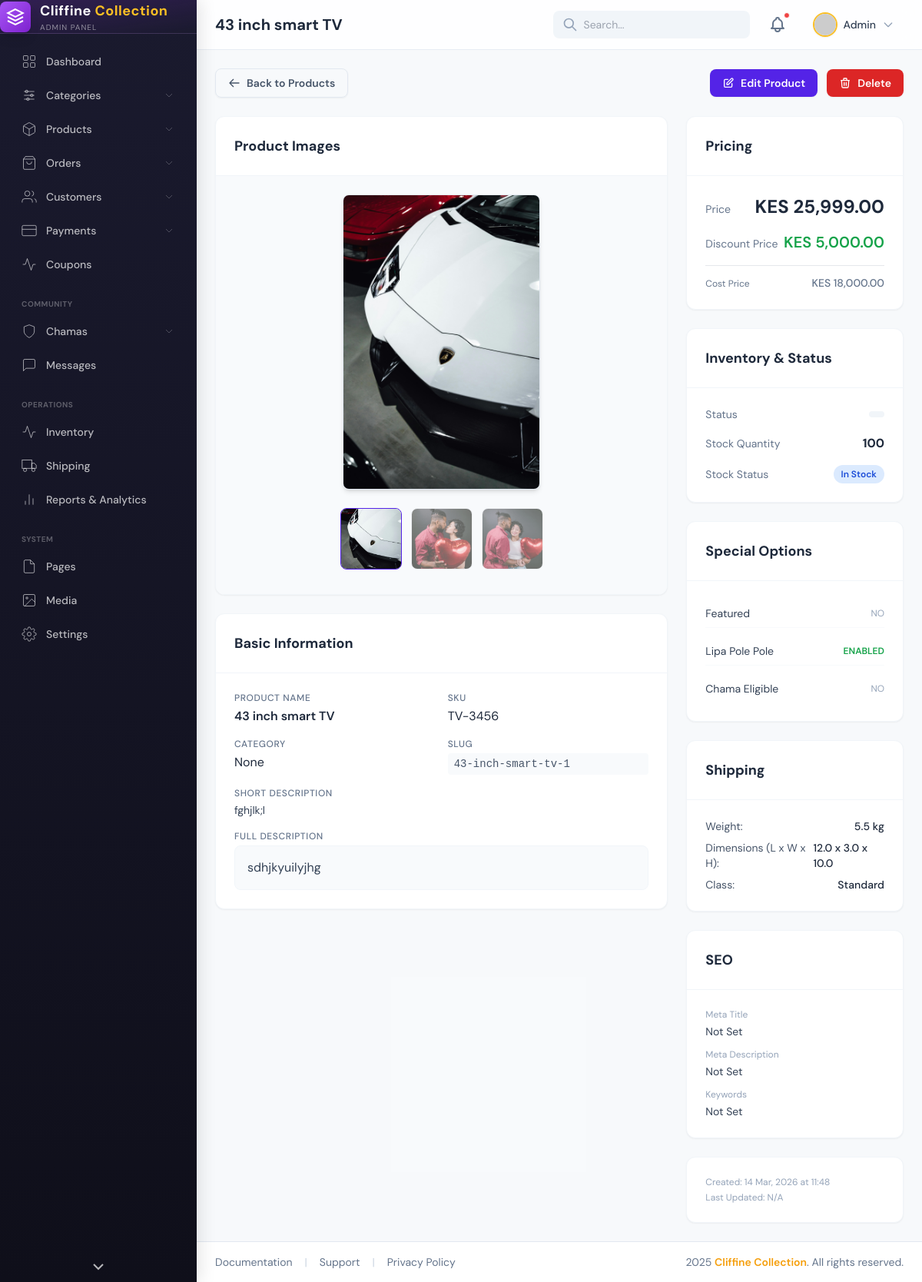
The page /admin/products/8/view on the database its author committed.
### app/models.py (models this page shows)
class Product(db.Model):
    __tablename__ = "products"
    id = db.Column(db.Integer, primary_key=True)
    name = db.Column(db.String(200), nullable=False)
    slug = db.Column(db.String(200), unique=True)
    short_description = db.Column(db.String(500))
    description = db.Column(db.Text)
    price = db.Column(db.Float, nullable=False)
    discount_price = db.Column(db.Float)
    cost_price = db.Column(db.Float)
    sku = db.Column(db.String(100))
    brand = db.Column(db.String(100))
    category_id = db.Column(db.Integer, db.ForeignKey("categories.id"))
    stock = db.Column(db.Integer, default=0)
    low_stock = db.Column(db.Integer)
    stock_status = db.Column(db.String(50), default="in_stock")
    is_featured = db.Column(db.Boolean, default=False)
    is_trending = db.Column(db.Boolean, default=False)
    allow_reviews = db.Column(db.Boolean, default=True)
    lipa_pole_pole = db.Column(db.Boolean, default=False)
    chama_eligible = db.Column(db.Boolean, default=False)
    weight = db.Column(db.Float)
    length = db.Column(db.Float)
    width = db.Column(db.Float)
    height = db.Column(db.Float)
    shipping_class = db.Column(db.String(50))
    meta_title = db.Column(db.String(255))
    meta_description = db.Column(db.Text)
    meta_keywords = db.Column(db.String(255))
    is_active = db.Column(db.Boolean, default=True)
    created_at = db.Column(db.DateTime, default=datetime.utcnow)
    updated_at = db.Column(db.DateTime, default=datetime.utcnow, onupdate=datetime.utcnow)
    images = db.relationship("ProductImage", backref="product", lazy=True)
    reviews = db.relationship("Review", backref="product", lazy=True)

class ProductImage(db.Model):
    __tablename__ = "product_images"
    id = db.Column(db.Integer, primary_key=True)
    product_id = db.Column(db.Integer, db.ForeignKey("products.id"))
    image_url = db.Column(db.String(255), nullable=False)
    is_main = db.Column(db.Boolean, default=False)
    created_at = db.Column(db.DateTime, default=datetime.utcnow)

### app/admin/routes.py (the view)
@admin_bp.route("/products/<int:product_id>/view")
def view_product(product_id):
    product = Product.query.get_or_404(product_id)
    return render_template("admin/products/view_product.html", product=product)

### app/templates/admin/products/view_product.html (shortened to what this page needs)
{% extends "admin/admin_base.html" %}
{% block page_title %}{{ product.name }}{% endblock %}
{% block content %}
    <div class="flex flex-wrap justify-between items-center gap-3 mb-6">
        <a href="{{ url_for('admin.all_products') }}" class="inline-flex items-center gap-2 px-4 py-2 border border-slate-200 text-slate-600 font-semibold rounded-lg hover:bg-slate-50 transition-colors text-sm shadow-sm">
            <svg class="w-4 h-4" fill="none" stroke="currentColor" viewBox="0 0 24 24"><path stroke-linecap="round" stroke-linejoin="round" stroke-width="2" d="M10 19l-7-7m0 0l7-7m-7 7h18"></path></svg>
            Back to Products
        </a>
        <div class="flex gap-3">
            <a href="{{ url_for('admin.edit_product', product_id=product.id) }}" class="inline-flex items-center gap-2 px-4 py-2 bg-primary text-white font-semibold rounded-lg hover:bg-primary-dark transition-colors text-sm shadow-sm">
                <svg class="w-4 h-4" fill="none" stroke="currentColor" viewBox="0 0 24 24"><path stroke-linecap="round" stroke-linejoin="round" stroke-width="2" d="M11 5H6a2 2 0 00-2 2v11a2 2 0 002 2h11a2 2 0 002-2v-5m-1.414-9.414a2 2 0 112.828 2.828L11.828 15H9v-2.828l8.586-8.586z"></path></svg>
                Edit Product
            </a>
            <a href="{{ url_for('admin.delete_product', product_id=product.id) }}" onclick="return confirm('Are you sure you want to delete this product? This action cannot be undone.')" class="inline-flex items-center gap-2 px-4 py-2 bg-red-600 text-white font-semibold rounded-lg hover:bg-red-700 transition-colors text-sm shadow-sm">
                <svg class="w-4 h-4" fill="none" stroke="currentColor" viewBox="0 0 24 24"><path stroke-linecap="round" stroke-linejoin="round" stroke-width="2" d="M19 7l-.867 12.142A2 2 0 0116.138 21H7.862a2 2 0 01-1.995-1.858L5 7m5 4v6m4-6v6m1-10V4a1 1 0 00-1-1h-4a1 1 0 00-1 1v3M4 7h16"></path></svg>
                Delete
            </a>
        </div>
    </div>
    <div class="grid grid-cols-1 lg:grid-cols-3 gap-6">
        <div class="lg:col-span-2 space-y-6">
            <div class="bg-white rounded-xl shadow-sm border border-slate-100 overflow-hidden">
                <div class="p-6 border-b border-slate-100">
                    <h3 class="text-lg font-bold text-slate-800">Product Images</h3>
                </div>
                <div class="p-6 bg-slate-50">
                    {% if product.images and product.images|length > 0 %}
                        <div class="flex justify-center mb-4">
                            <img id="mainProductImage"
                                 src="{{ url_for('static', filename='uploads/' ~ product.images[0].image_url) }}"
                                 alt="{{ product.name }}"
                                 class="max-w-full max-h-96 object-contain rounded-lg shadow-md border border-slate-200 cursor-pointer"
                                 onclick="openLightbox(this.src)">
                        </div>
                        {% if product.images|length > 1 %}
                        <div class="flex justify-center gap-3 overflow-x-auto py-2">
                            {% for image in product.images %}
                            <img src="{{ url_for('static', filename='uploads/' ~ image.image_url) }}"
                                 alt="Thumbnail {{ loop.index }}"
                                 class="w-20 h-20 object-cover rounded-lg border cursor-pointer transition-all duration-200 thumbnail-img {% if loop.first %}active{% endif %}"
                                 onclick="changeMainImage(this, '{{ url_for('static', filename='uploads/' ~ image.image_url) }}')">
                            {% endfor %}
                        </div>
                        {% endif %}
                    {% else %}
                        <div class="w-full h-64 flex items-center justify-center bg-slate-100 rounded-lg text-slate-400">
                            <span>No Image Available</span>
                        </div>
                    {% endif %}
                </div>
            </div>
            <div class="bg-white rounded-xl shadow-sm border border-slate-100 overflow-hidden">
                <div class="p-6 border-b border-slate-100">
                    <h3 class="text-lg font-bold text-slate-800">Basic Information</h3>
                </div>
                <div class="p-6 space-y-4">
                    <div class="grid grid-cols-1 md:grid-cols-2 gap-4">
                        <div>
                            <label class="block text-xs font-medium text-slate-500 uppercase tracking-wider mb-1">Product Name</label>
                            <p class="text-slate-800 font-semibold">{{ product.name }}</p>
                        </div>
                        <div>
                            <label class="block text-xs font-medium text-slate-500 uppercase tracking-wider mb-1">SKU</label>
                            <p class="text-slate-800">{{ product.sku or 'N/A' }}</p>
                        </div>
                    </div>
                    <div class="grid grid-cols-1 md:grid-cols-2 gap-4">
                        <div>
                            <label class="block text-xs font-medium text-slate-500 uppercase tracking-wider mb-1">Category</label>
                            <p class="text-slate-800">{{ product.category }}</p>
                        </div>
                        <div>
                            <label class="block text-xs font-medium text-slate-500 uppercase tracking-wider mb-1">Slug</label>
                            <p class="text-slate-600 text-sm font-mono bg-slate-50 px-2 py-1 rounded">{{ product.slug }}</p>
                        </div>
                    </div>
                    <div>
                        <label class="block text-xs font-medium text-slate-500 uppercase tracking-wider mb-1">Short Description</label>
                        <p class="text-slate-700 text-sm">{{ product.short_description or 'No short description provided.' }}</p>
                    </div>
                    <div>
                        <label class="block text-xs font-medium text-slate-500 uppercase tracking-wider mb-1">Full Description</label>
                        <div class="prose prose-sm max-w-none text-slate-700 bg-slate-50 p-4 rounded-lg border border-slate-100">
                            {{ product.description | safe if product.description else 'No detailed description provided.' }}
                        </div>
                    </div>
                </div>
            </div>
        </div>
        <div class="lg:col-span-1 space-y-6">
            <div class="bg-white rounded-xl shadow-sm border border-slate-100 overflow-hidden">
                <div class="p-6 border-b border-slate-100">
                    <h3 class="text-lg font-bold text-slate-800">Pricing</h3>
                </div>
                <div class="p-6 space-y-4">
                    <div class="flex justify-between items-baseline">
                        <span class="text-sm text-slate-500">Price</span>
                        <span class="text-2xl font-bold text-slate-800">KES {{ "{:,.2f}".format(product.price) }}</span>
                    </div>
                    {% if product.discount_price %}
                    <div class="flex justify-between items-baseline text-green-600">
                        <span class="text-sm text-slate-500">Discount Price</span>
                        <span class="text-xl font-semibold">KES {{ "{:,.2f}".format(product.discount_price) }}</span>
                    </div>
                    {% endif %}
                    {% if product.cost_price %}
                    <div class="flex justify-between items-baseline text-slate-500 border-t pt-3 mt-3">
                        <span class="text-xs">Cost Price</span>
                        <span class="text-sm font-medium">KES {{ "{:,.2f}".format(product.cost_price) }}</span>
                    </div>
                    {% endif %}
                </div>
            </div>
            <div class="bg-white rounded-xl shadow-sm border border-slate-100 overflow-hidden">
                <div class="p-6 border-b border-slate-100">
                    <h3 class="text-lg font-bold text-slate-800">Inventory & Status</h3>
                </div>
                <div class="p-6 space-y-4">
                    <div class="flex justify-between items-center">
                        <span class="text-sm text-slate-500">Status</span>
                        <span class="px-2.5 py-1 rounded-full text-xs font-semibold
                            {% if product.status == 'Published' %}bg-green-100 text-green-700{% elif product.status == 'Draft' %}bg-yellow-100 text-yellow-700{% else %}bg-slate-100 text-slate-600{% endif %}">
                        </span>
                    </div>
                    <div class="flex justify-between items-center">
                        <span class="text-sm text-slate-500">Stock Quantity</span>
                        <span class="font-bold text-slate-800">{{ product.stock }}</span>
                    </div>
                    <div class="flex justify-between items-center">
                        <span class="text-sm text-slate-500">Stock Status</span>
                        <span class="px-2.5 py-1 rounded-full text-xs font-semibold
                            {% if product.stock_status == 'In Stock' %}bg-blue-100 text-blue-700{% elif product.stock_status == 'Out of Stock' %}bg-red-100 text-red-700{% else %}bg-orange-100 text-orange-700{% endif %}">
                            {{ product.stock_status }}
                        </span>
                    </div>
                </div>
            </div>
            <div class="bg-white rounded-xl shadow-sm border border-slate-100 overflow-hidden">
                <div class="p-6 border-b border-slate-100">
                    <h3 class="text-lg font-bold text-slate-800">Special Options</h3>
                </div>
                <div class="p-6 space-y-3">
                    <div class="flex justify-between items-center py-2 border-b border-slate-50">
                        <span class="text-sm text-slate-700">Featured</span>
                        {% if product.featured %}
                        <span class="text-green-600 font-semibold text-xs uppercase">Yes</span>
                        {% else %}
                        <span class="text-slate-400 text-xs uppercase">No</span>
                        {% endif %}
                    </div>
                    <div class="flex justify-between items-center py-2 border-b border-slate-50">
                        <span class="text-sm text-slate-700">Lipa Pole Pole</span>
                        {% if product.lipa_pole_pole %}
                        <span class="text-green-600 font-semibold text-xs uppercase">Enabled</span>
                        {% else %}
                        <span class="text-slate-400 text-xs uppercase">Disabled</span>
                        {% endif %}
                    </div>
                    <div class="flex justify-between items-center py-2">
                        <span class="text-sm text-slate-700">Chama Eligible</span>
                        {% if product.chama_eligible %}
                        <span class="text-green-600 font-semibold text-xs uppercase">Yes</span>
                        {% else %}
                        <span class="text-slate-400 text-xs uppercase">No</span>
                        {% endif %}
                    </div>
                </div>
            </div>
            <div class="bg-white rounded-xl shadow-sm border border-slate-100 overflow-hidden">
                <div class="p-6 border-b border-slate-100">
                    <h3 class="text-lg font-bold text-slate-800">Shipping</h3>
                </div>
                <div class="p-6 space-y-2 text-sm text-slate-600">
                    <div class="flex justify-between">
                        <span>Weight:</span>
                        <span class="font-medium text-slate-800">{{ product.weight }} kg</span>
                    </div>
                    <div class="flex justify-between">
                        <span>Dimensions (L x W x H):</span>
                        <span class="font-medium text-slate-800">{{ product.length }} x {{ product.width }} x {{ product.height }}</span>
                    </div>
                    <div class="flex justify-between">
                        <span>Class:</span>
                        <span class="font-medium text-slate-800">{{ product.shipping_class or 'Standard' }}</span>
                    </div>
                </div>
            </div>
            <div class="bg-white rounded-xl shadow-sm border border-slate-100 overflow-hidden">
                <div class="p-6 border-b border-slate-100">
                    <h3 class="text-lg font-bold text-slate-800">SEO</h3>
                </div>
                <div class="p-6 space-y-3 text-sm">
                    <div>
                        <label class="block text-xs text-slate-400 mb-1">Meta Title</label>
                        <p class="text-slate-700">{{ product.meta_title or 'Not Set' }}</p>
                    </div>
                    <div>
                        <label class="block text-xs text-slate-400 mb-1">Meta Description</label>
                        <p class="text-slate-700">{{ product.meta_description or 'Not Set' }}</p>
                    </div>
                    <div>
                        <label class="block text-xs text-slate-400 mb-1">Keywords</label>
                        <p class="text-slate-700">{{ product.meta_keywords or 'Not Set' }}</p>
                    </div>
                </div>
            </div>
            <div class="bg-white rounded-xl shadow-sm border border-slate-100 overflow-hidden p-6 text-xs text-slate-400 space-y-1">
                <p>Created: {{ product.created_at.strftime('%d %b, %Y at %H:%M') }}</p>
                <p>Last Updated: {{ product.updated_at.strftime('%d %b, %Y at %H:%M') if product.updated_at else 'N/A' }}</p>
            </div>
        </div>
    </div>
{% endblock %}

### rows shown on the page
Product: name "43 inch smart TV", sku "TV-3456", slug "43-inch-smart-tv-1", short_description "fghjlk;l", description "sdhjkyuilyjhg", price "25,999.00", discount_price "5,000.00", cost_price "18,000.00", stock "100", stock_status "In Stock", weight "5.5", length "12.0", width "3.0", height "10.0", shipping_class "Standard", meta_title "Not Set", meta_description "Not Set", meta_keywords "Not Set", created_at "14 Mar, 2026 at 11:48", updated_at "N/A"
ProductImage: image_url (picture)
ProductImage: image_url (picture)
ProductImage: image_url (picture)

### other values the page prints
{{ product.category }} "None"
